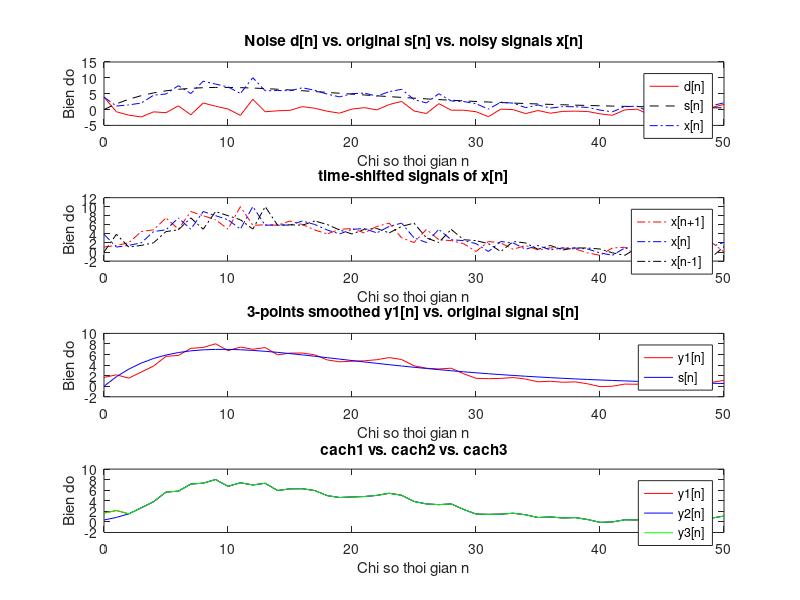

Reproduce this figure in MATLAB.
% chuong trinh lam tron 1 tin hieu de khu nhieu 
% dung bo loc lay trung binh cong 3 diem (3-points moving-averaging filter)
% co PTSP: y[n] = 1/3(x[n-1]+x[n]+x[n+1])

clf;                            % clear figures
L = 51;                         % do dai tin hieu
n = 0:L-1;                      % bien thoi gian roi rac
d = 1.5*randn(1,L);             % sinh tin hieu Gausian noise d[n] (0.5 la bien do nhieu)
s = 2*n.*(0.9.^n);              % sinh tin hieu goc s[n] = 2n(0.9)^n
x = s + d;                      % tin hieu co nhieu x[n]=s[n]+d[n]

% problem: co tin hieu bi nhieu x[n], di khoi phuc lai tin hieu goc s[n]
figure(1)                       % tao figure 1
%hold on
subplot(4,1,1)                  % tao luoi 3x1 plots va ve plot o vi tri #1
plot(n,d,'r-',n,s,'k--',n,x,'b-.'); % ve do thi d[n],s[n],x[n]
xlabel('Chi so thoi gian n');
ylabel('Bien do');
legend('d[n]','s[n]','x[n]');
title('Noise d[n] vs. original s[n] vs. noisy signals x[n]');

% cach 1: dich thoi gian, lam tron tin hieu theo CT y[n] = 1/3(x[n-1]+x[n]+x[n+1])
x1 = [x(2:L), 0]        % x1[n] = x[n+1]
x2 = [x]                  % x2[n] = x[n]
x3 = [0, x(1:L-1)]    % x3[n] = x[n-1]

subplot(4,1,2)
% ve do thi x[n-1],x[n],x[n+1]
plot(n,x1,'r-.',n,x2,'b-.',n,x3,'k-.');
xlabel('Chi so thoi gian n');
ylabel('Bien do');
legend('x[n+1]','x[n]','x[n-1]');
title('time-shifted signals of x[n]');

y1 = 1/3*(x1+x2+x3)     % lay trung binh voi M=1
subplot(4,1,3)
% ve do thi y1[n] vs. s[n]
plot(n,y1(1:L),'r-',n,s(1:L),'b-');
xlabel('Chi so thoi gian n');
ylabel('Bien do');
legend('y1[n]','s[n]');
title('3-points smoothed y1[n] vs. original signal s[n]');

% cach 2: dung ham tinh tong chap conv()
% ghep noi tiep he som 1 don vi va he lay TB cong nhan qua
h = 1/3 * ones(1,3);    % h[n] = [1/3, 1/3, 1/3]
y2 = conv(x1, h);         % y2[n] = x1[n] * h[n]

% add
% cach 3: dung for
x0 = [0 x 0];
y3 = zeros(1, 51);
for i = 2 : (length(x0) - 1)
    y3(i-1) = (x0(i) + x0(i-1) + x0(i+1))/3;
end

% ve do thi y2[n] vs. s[n]
%hold on
subplot(4,1,4)
plot(n,y1,'r-',n,y2(1:L),'b-' , n, y3(1:L), 'g-');
xlabel('Chi so thoi gian n');
ylabel('Bien do');
legend('y1[n]','y2[n]','y3[n]');
title('cach1 vs. cach2 vs. cach3');



